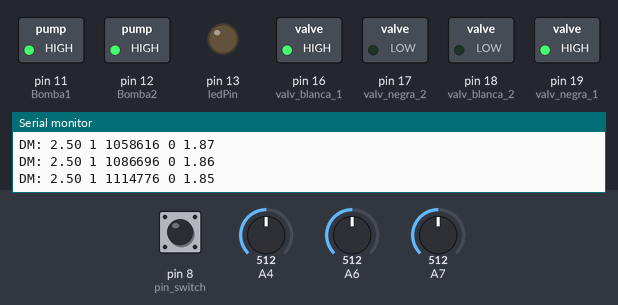
The sketch below on a simulated Arduino Mega 2560, built with avr-gcc and run on an emulated ATmega2560. Parts: switched loads named in the sketch (green lamp = pin HIGH), output pins drawn as LEDs (lit = HIGH), the last lines printed to the serial monitor. The test bench sets the inputs (shaded band); at power-on: A4 = 512, pin 8 (pin_switch) LOW, A6 = 512, A7 = 512.

Above: at 1.2 s.
1.3 s: A4 set to 619
4.3 s: A4 set to 646
At 4.9 s:
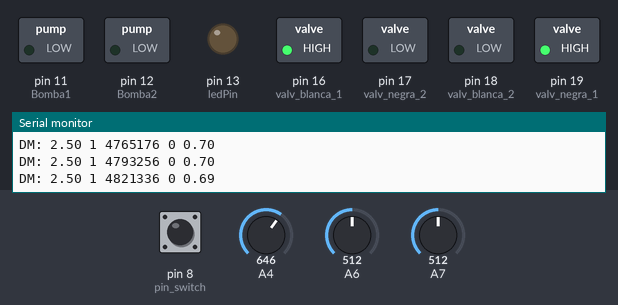
16.1 s: A4 set to 511
At 16.9 s:
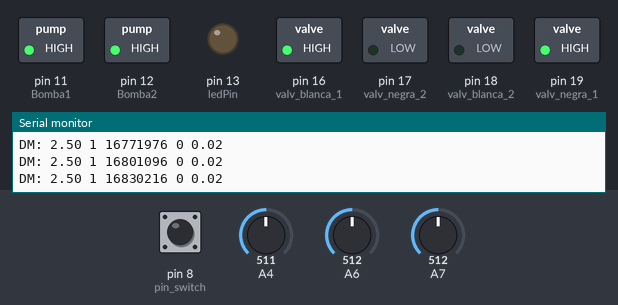
Timing chart, 0 to 18.7 s (numbered marks = the images above; inputs shaded):
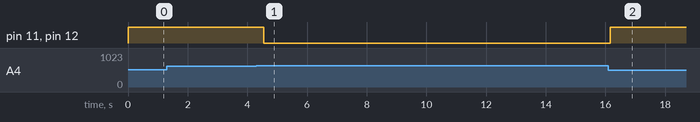

The sketch:

fractionated_exhaled_breath_final.ino
```cpp
#include "pc.h"
#include "estados_salida.h"
#include "defines.h"
#include "funciones_ADS.h"
#include "pruebas.h"
#include "C50.h"

unsigned long tiempo = 0;
uint8_t useMethod = PCe;

void setup() {
 Serial.begin(9600);
 pinMode( Presion, INPUT);
 pinMode( ledPin, OUTPUT);
 pinMode( Bomba1, OUTPUT);
 pinMode( Bomba2, OUTPUT);
 pinMode( co2_1, INPUT);
 pinMode( co2_2, INPUT);
 pinMode( valv_blanca_1, OUTPUT);
 pinMode( valv_negra_2, OUTPUT);
 pinMode( valv_blanca_2, OUTPUT);
 pinMode( valv_negra_1, OUTPUT);
 pinMode( pin_switch, INPUT);

 init();
}

void loop() {
  tiempo = micros();
  float escaner_value=lectura_escaner();
  lectura_sensor();
  controla_bombas();

  useMethod = digitalRead(pin_switch);

  if ( sensor_co2_1 > 4.95 ) // Sensor saturado
    init();

  if (useMethod == Ce50) {
     Serial.println("C50");
     C50();
  }
  else if (useMethod == PCe) {
     Serial.print("DM: ");
     PC(escaner_value,tiempo );
  }
}

void init() {
 estado_deadspace();

 if (useMethod == Ce50)
   C50_init();
 else if (useMethod == PCe)
   PC_init();

}
```

C50.h
```cpp
#ifndef C50_H
#define C50_H
#include "estados_salida.h"
#include "defines.h"
#include "funciones_ADS.h"

int estado_aux=1;
float ultimos_3valores[3]={};
int pos=0;
float C50_maximo=-8;
float C50_minimo=8;
float C50_prom3=3.0;
bool C50_revisando = false;

void C50_init() {
 estado_aux = 1;
 C50_revisando = false;
}

void actualizar_promedio() {
  float prom = 0.0;
  for (int i=0; i<3; i++) {
    if (ultimos_3valores[i] == 0)
      break;
    prom += ultimos_3valores[i]/3;
  }

  C50_prom3 =  prom;
}

void C50() {
  if (sensor_co2_1 > 1 && !C50_revisando){
    C50_revisando = true;
    C50_maximo = -8;
    C50_minimo = 8;
  }
  else if (sensor_co2_1 <= 0.05 && C50_revisando){
          int promedio;
          promedio = (C50_maximo+C50_minimo)/2.0;
          ultimos_3valores[pos%3]=promedio;
          actualizar_promedio();
          pos+=1;
          C50_revisando=false;
  }

  if (C50_revisando){
    if (sensor_co2_1>C50_maximo){
      C50_maximo=sensor_co2_1;
    }
    if (sensor_co2_1<C50_minimo){
      C50_minimo=sensor_co2_1;
  }
  }

  if ((sensor_co2_1<C50_prom3) && estado_aux==0){
    estado_deadspace();
    estado_aux=1;

  }
  else if((sensor_co2_1>C50_prom3) && estado_aux==1){
    estado_biomarcador();
    estado_aux=0;
  }
}


#endif // C50_H
```

defines.h
```cpp
#ifndef DEFINES_H
#define DEFINES_H

// ********** Parametros ********
#define SUMA_TIEMPO 0 // 150000 // [us]

// ********** Pinouts ********
#define ledPin 13
#define Bomba1 11
#define Bomba2 12
#define Presion 20
#define co2_1 23
#define co2_2 22
#define valv_blanca_1 16 //1 es el de la derecha
#define valv_negra_2 17  // 2 es el de la izquierda
#define valv_blanca_2 18
#define valv_negra_1 19
#define pin_switch 8

// ********** Algoritmos ********
#define PCe  0
#define Ce50 1

// ********** Umbrales Presión ********

#define umbral_high 3.1
#define umbral_low 3.0

#endif // DEFINES_H
```

estados_salida.h
```cpp
#ifndef ESTADOS_SALIDA_H
#define ESTADOS_SALIDA_H
#include "defines.h"

void estado_deadspace(){
  digitalWrite(valv_negra_1,HIGH);
  digitalWrite(valv_negra_2,LOW);
  digitalWrite(valv_blanca_1,HIGH);
  digitalWrite(valv_blanca_2,LOW);
}

void estado_biomarcador(){
  digitalWrite(valv_negra_1,LOW);
  digitalWrite(valv_negra_2,HIGH);
  digitalWrite(valv_blanca_1,LOW);
  digitalWrite(valv_blanca_2,HIGH);
}

#endif // ESTADOS_SALIDA_H
```

funciones_ADS.h
```cpp
#ifndef funciones_ADS_H
#define funciones_ADS_H
#include "defines.h"
#include "estados_salida.h"

float sensor_p=0;  // valor de sensor presion
float sensor_co2_1=0;  //valor de sensor co2 primer cable
float sensor_co2_2=0;  //valor de sensor co2 segundo cable

void lectura_sensor(){
  float cValue = (5.0*analogRead(Presion))/1023.0;
  sensor_p = 0.95*sensor_p + 0.05*cValue;
}

void controla_bombas(){
    lectura_sensor();
    if (sensor_p >= umbral_high){
      digitalWrite(Bomba1, LOW);
      digitalWrite(Bomba2, LOW);
    }
    else{
      if(sensor_p<umbral_low) {
        digitalWrite(Bomba1,HIGH);
        digitalWrite(Bomba2,HIGH);

      }
    }
}

float lectura_escaner(){
  sensor_co2_1 = (5.0*analogRead(23))/1023.0;
  sensor_co2_2 = (5.0*analogRead(22))/1023.0;
  return sensor_co2_1;
}


#endif // funciones_ADS_H
```

pc.h
```cpp
#ifndef PC_H
#define PC_H

#include "estados_salida.h"
#include "defines.h"
#include "funciones_ADS.h"

unsigned long tiempo_trigger = 0;
int estado_curva = 0;
float alpha=0.99;
float value = 0 ;
float value_prev = 0;
unsigned long tiempo_prev=0;
float value_2=0;
float dd=0;

void PC_init() {
  estado_curva = 0;
}

void actualizar(unsigned long t) {
  tiempo_prev = t;
  value_prev = value;
}

void PC(float sensor, unsigned long t) {
  Serial.print(sensor);
  Serial.print(' ');
  Serial.print(estado_curva);
  Serial.print(' ');
  Serial.print(t);
  Serial.print(' ');
  Serial.print(tiempo_trigger);
  value = alpha * value + (1-alpha) * sensor;
  dd = (value - value_prev)/((t-tiempo_prev)/1000000.0);
  value_2=alpha*value_2+(1-alpha)*dd;
  actualizar(t);
  Serial.print(' ');
  Serial.println(value_2);

  if (estado_curva==0 && value_2 < 3.0){
    estado_curva=1;
    estado_deadspace();
  }


  else if (estado_curva==1 && value_2 > 3.0){    // CURVA SUBIENDO
    estado_curva=2;
    estado_deadspace();
  }
  else if (estado_curva==2 && value_2 < 0.5){  //
    estado_curva=3;
    tiempo_trigger = t + SUMA_TIEMPO;
    estado_deadspace();
  }
  else if (estado_curva==3 && t>tiempo_trigger){            // TRIGGER
    estado_curva=4;
    estado_biomarcador();
  }
  else if(estado_curva==4 && sensor<0.05){
    estado_curva=0;
    estado_deadspace();
  }
}

#endif // PC_H
```

pruebas.h
```cpp
#ifndef PRUEBAS_H
#define PRUEBAS_H
#include "defines.h"
unsigned long tiempo_t = 0;


char Key = '0';
int mensaje=0;


void prueba_globos_alternando(unsigned long tiempo){
   if(tiempo - tiempo_t> 7000){
    digitalWrite(valv_negra_1,LOW);
    //digitalWrite(valv_blanca_1,HIGH);
    digitalWrite(valv_negra_2,LOW);
    //digitalWrite(valv_blanca_2,LOW);
    tiempo_t = tiempo;
  }
 else if (tiempo - tiempo_t > 5000){
   // digitalWrite(valv_negra_1,LOW);
    //digitalWrite(valv_blanca_1,HIGH);
   // digitalWrite(valv_negra_2,HIGH);
    //digitalWrite(valv_blanca_2,HIGH);
  }
  else if (tiempo - tiempo_t > 3000){
    //digitalWrite(valv_negra_1, LOW);
    //digitalWrite(valv_blanca_1,LOW);
    //digitalWrite(valv_negra_2,HIGH);
    //digitalWrite(valv_blanca_2,HIGH);
  }
  else if (tiempo - tiempo_t > 1000){
    digitalWrite(valv_negra_1, HIGH);
    //digitalWrite(valv_blanca_1,HIGH);
    digitalWrite(valv_negra_2,LOW);
    //digitalWrite(valv_blanca_2,HIGH);
  }
}

//CODIGO PRUEBAS POR SERIAL

 /*
 if(Serial.available()>0){
    Key=Serial.read();
    Serial.print (Key);

    }


  if (Key=='1'){

    digitalWrite(valv_negra_1,LOW);
    digitalWrite(valv_negra_2,HIGH);
    digitalWrite(valv_blanca_1,LOW);
    digitalWrite(valv_blanca_2,HIGH);
  }
  else if (Key=='0'){
    digitalWrite(valv_negra_1,HIGH);
    digitalWrite(valv_negra_2,LOW);
    digitalWrite(valv_blanca_1,HIGH);
    digitalWrite(valv_blanca_2,LOW);
  }
  else if (Key == '2'){
    digitalWrite(valv_blanca_2,HIGH);
  }

  */


#endif // PRUEBAS_H
```

Measured:
- the behaviour switches between 634 and 635 on A4 (found by bisection; images 0 and 1)
- after the input at 4.3 s, pin 11 (Bomba1), pin 12 (Bomba2): HIGH → LOW after 0.24 s
- after the input at 16.1 s, pin 11 (Bomba1), pin 12 (Bomba2): LOW → HIGH after 0.06 s
